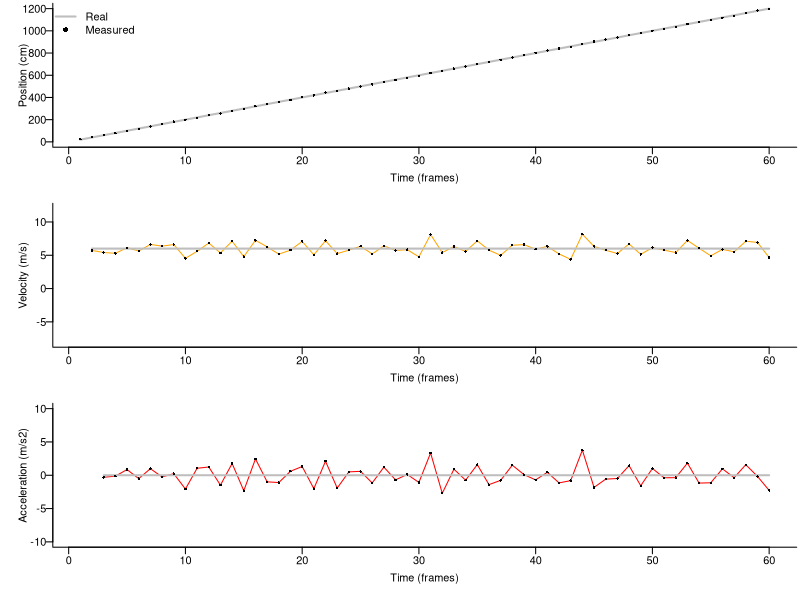
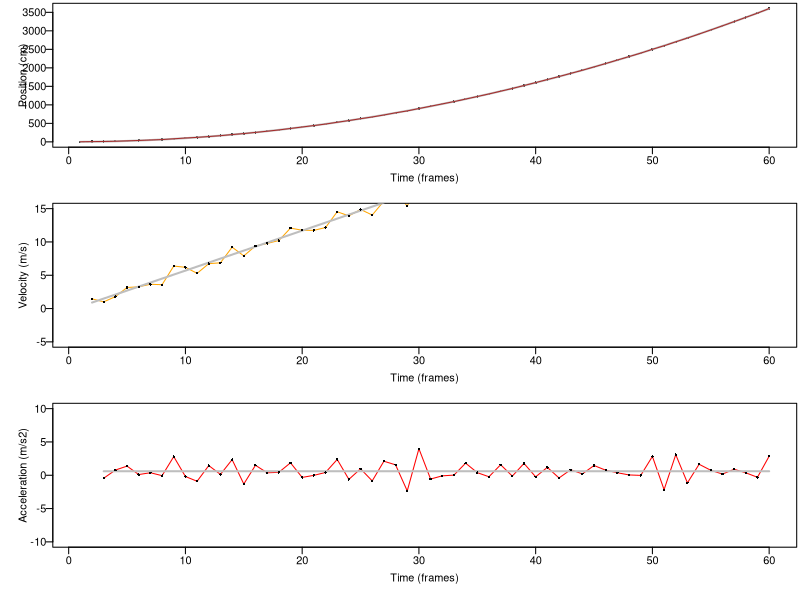

Source code (R) for these figures, in order:

# Simulation of tracking error, i.e., measurement error in position based on video tracking
# -----------------------------------------------------------------------------------------
# By R. Dakin for the Manakin Genomics RCN Meeting
# April 2018

library(dplyr)

# -----------------------------------------------------------------------------------------
# Often we want to use video tracking to obtain and compare velocities and accelerations. Suppose we have two time points, t1 and t2.
# Velocity can be estimated as the change in position / change in time, or: (position2 - position1)/(t2 - t1)
# And acceleration can be estimated as the change in velocity / change in time, or: (velocity2 - velocity1)/(t2 - t1)

# But what is the effect of position measurement error on these estimates?

# Here we simulate some position data that might be obtained from video: 
time <- 1:60 # time in video frames
position.real <- time*20 # This is the bird's actual position, in cm
error <- 2 # Now we add measurement error. 0 = no error. We can experiment with this value. Larger = more measurement error

position <- position.real + rnorm(length(time), 0, error) # This is the measured position = real position + error

# Plot the results:
# dev.new(width=5, height=6)
par(mfrow=c(3,1), las=1, mar=c(4,4,0.25,0.25), mgp=c(1.8,0.5,0), bty='l')
plot(position ~ time, pch=16, cex=0.5, ylim=c(0,max(position.real)), xlab='Time (frames)', ylab='Position (cm)')
points(position.real ~ time, type='l', lwd=2, col='grey')
points(position ~ time, pch=16, cex=0.5)
legend('topleft', bty='n', lwd=c(2, NA), col=c('grey','black'), pch=c(NA, 16), legend=c('Real','Measured'))

velocity <- 30/100*(position - lag(position))/(time - lag(time)) # Actual speed in m/2
velocity.real <- 30/100*(position.real - lag(position.real))/(time - lag(time)) # Measured speed

plot(velocity ~ time, type='l', ylim=c(-10,10)+2, col='orange', xlab='Time (frames)', ylab='Velocity (m/s)')
points(velocity.real~ time, type='l', lwd=2, col='grey')
points(velocity ~ time, pch=16, cex=0.5)

acceleration <- (velocity - lag(velocity))/(time - lag(time)) # Actual acceleration in m/s2
acceleration.real <- (velocity.real - lag(velocity.real))/(time - lag(time)) # Measured acceleration

plot(acceleration ~ time, type='l', ylim=c(-10,10), col='red', xlab='Time (frames)', ylab='Acceleration (m/s2)')
points(acceleration.real~ time, type='l', lwd=2, col='grey')
points(acceleration ~ time, pch=16, cex=0.5)

# Re-run the steps above with error = 0 and compare with error = 0.1, 1, 2, 3...
# This problem compounds when using error-prone velocities to estimate acceleration.



# -----------------------------------------------------------------------------------------
# What if velocity is not constant? Here we simulate constant acceleration:

time <- 1:60
position.real <- time^2
position <- position.real + rnorm(length(time), 0, error)

dev.new(width=5, height=6)
par(mfrow=c(3,1), las=1, mar=c(4,4,0.25,0.25), mgp=c(1.8,0.5,0))
plot(position ~ time, pch=16, cex=0.5, ylim=c(0,max(position.real)), xlab='Time (frames)', ylab='Position (cm)')
points(position.real ~ time, type='l', lwd=2, col='grey')
points(position ~ time, type='l', col='brown')

velocity <- 30/100*(position - lag(position))/(time - lag(time))
velocity.real <- 30/100*(position.real - lag(position.real))/(time - lag(time))

plot(velocity ~ time, type='l', ylim=c(-5,15), col='orange', xlab='Time (frames)', ylab='Velocity (m/s)')
points(velocity.real~ time, type='l', lwd=2, col='grey')
points(velocity ~ time, pch=16, cex=0.5)

acceleration <- (velocity - lag(velocity))/(time - lag(time))
acceleration.real <- (velocity.real - lag(velocity.real))/(time - lag(time))

plot(acceleration ~ time, type='l', ylim=c(-10,10), col='red', xlab='Time (frames)', ylab='Acceleration (m/s2)')
points(acceleration.real~ time, type='l', lwd=2, col='grey')
points(acceleration ~ time, pch=16, cex=0.5)

# In real life, the animal may not be in very many frames and it will typically not have a constant acceleration or velocity. This only adds to the challenge. How do we separate real fluctuations from noise?




# -----------
# Summary: Velocities, and especially Accelerations, are more difficult to measure accurately and consistently, because small errors get compounded when we rely on noisy measurements from multiple video frames.
# An important consideration for many field studies (esp. manakins) is that the calibration may be done separately for each individual/display court. This raises the possibility that variation among calibrations can generate spurious variation among individuals/display courts. Therefore, it is important to try to obtain multiple measures of each site (with a new calibration each time), and to ground-truth your calibrations.

# What can we do? Here are some strategies to deal with this:
# 		1. Smooth the position data (e.g., using a rolling average, lowess filter, kalman filter or other smoothing algorithm... note that a smoothing function may be "built-in" for software programs that do automated tracking). Smoothing is a good idea if you want to calculate velocities or accelerations, but it becomes more challenging if there are only a few frames to work with.
#		2. Try to be consistent. Be wary of comparing values that were obtained from different smoothing methods and parameters. Accelerations in particular are highly sensitive to error, making it problematic to compare across studies that use different methods.
# 		3. Ground-truth your calibrations. e.g., Measure a ruler. Drop a high-contrast object and measure its acceleration due to gravity. Do these measurements repeatedly. On average, the acceleration of dropped objects should be 9.8 m/s2. You can report these values +/- range as an indication of acceleration measurement error. I can't necessarily predict how changes to the setup might affect values obtained, but I can always figure it out by experimenting and comparing the same ground-truth measurements on two different setups.
# 		4. Report ground-truth data in your study so that others can interpret the values.
# 		5. Try to take repeated, independent measures of each individual (re-calibrating each time). That will reduce the chance that the calibration error gets confounded with individiual IDs.


